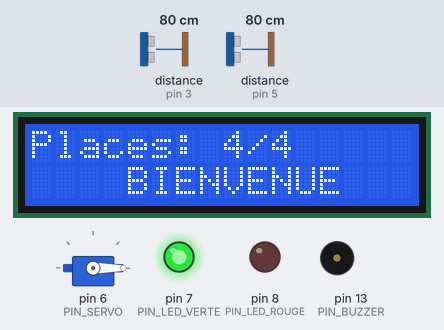
This sketch was run on a simulated Arduino Uno, built with avr-gcc and run on an emulated ATmega328P. Shown: servo, 16×2 character LCD, output pins drawn as LEDs (lit = HIGH), buzzer (waves = sounding, pin HIGH). Wiring (inferred from the names in the program): 2 × ultrasonic range finder: trigger pin 2, echo pin 3 / trigger pin 4, echo pin 5. Inputs (shaded band) come from the test bench; at power-on: distance to the obstacle (sensors on pin 3, pin 5) 80 cm. The echo pulse lasts 58.3 µs per cm; pins used as bus, display or sensor lines are not drawn.

Above: at 2.4 s.
2.5 s: distance to the obstacle (sensor on pin 3) set to 16 cm
4.0 s: distance to the obstacle (sensor on pin 3) set to 13 cm
At 4.36 s:
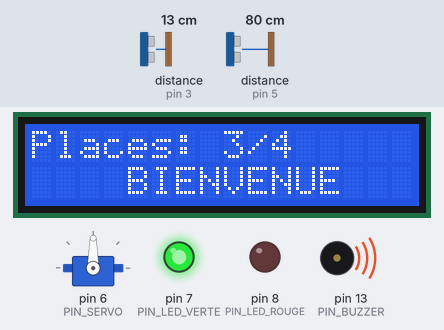
At 5.6 s:
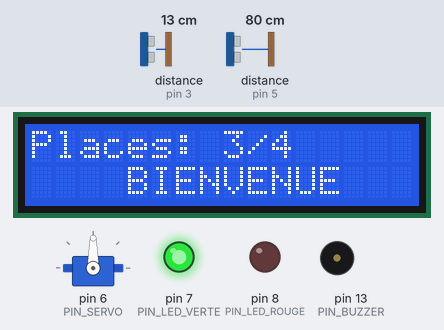
5.9 s: distance to the obstacle (sensor on pin 5) set to 2 cm
At 7.0 s:
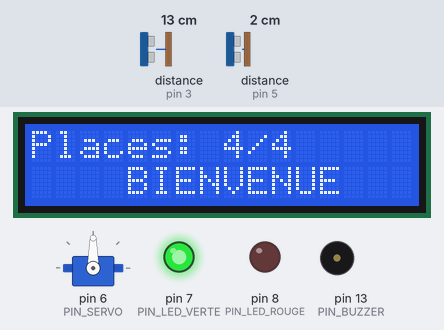
Timing chart, 0 to 8.9 s (numbered marks = the images above; inputs shaded):
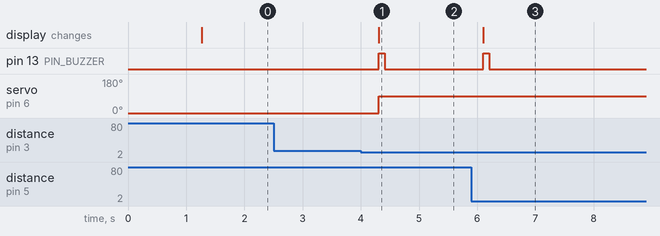

The sketch:

parking_intelligent.ino
```cpp
/*
  XLab IC - Parking intelligent a barriere automatique
  Carte : Arduino Uno (ATmega328P)
  Capteurs : 2 x HC-SR04 (entree, sortie) ; actionneur : servomoteur SG90
  Affichage : LCD 16x2 (LiquidCrystal, mode 4 bits) ; LED verte/rouge ; buzzer
*/
#include <Servo.h>
#include <LiquidCrystal.h>

// ---------- Brochage ----------
const uint8_t PIN_TRIG_ENTREE = 2;
const uint8_t PIN_ECHO_ENTREE = 3;
const uint8_t PIN_TRIG_SORTIE = 4;
const uint8_t PIN_ECHO_SORTIE = 5;
const uint8_t PIN_SERVO       = 6;
const uint8_t PIN_LED_VERTE   = 7;
const uint8_t PIN_LED_ROUGE   = 8;
const uint8_t PIN_BUZZER      = 13;
// LCD : RS, E, D4, D5, D6, D7 sur A0..A5
LiquidCrystal lcd(A0, A1, A2, A3, A4, A5);

// ---------- Parametres ----------
const uint8_t  PLACES_TOTAL        = 4;     // capacite du parking
const uint16_t DISTANCE_DETECTION  = 15;    // cm : vehicule present
const uint16_t DISTANCE_LIBRE      = 25;    // cm : zone degagee
const uint8_t  ANGLE_FERME         = 0;
const uint8_t  ANGLE_OUVERT        = 90;
const uint16_t DELAI_FERMETURE_MS  = 2000;  // zone libre avant fermeture
const uint16_t PERIODE_MESURE_MS   = 100;
const uint8_t  CONFIRMATIONS       = 3;     // mesures consecutives requises

// ---------- Etat ----------
Servo barriere;
uint8_t places = PLACES_TOTAL;
bool barriereOuverte = false;
unsigned long dernierMesure = 0;
unsigned long debutZoneLibre = 0;
uint8_t compteEntree = 0;
uint8_t compteSortie = 0;
bool entreeVerrou = false;   // evite de compter deux fois le meme vehicule
bool sortieVerrou = false;
unsigned long finBip = 0;

// Retourne la distance en cm (999 si pas d'echo)
uint16_t mesurerDistance(uint8_t trig, uint8_t echo) {
  digitalWrite(trig, LOW);
  delayMicroseconds(2);
  digitalWrite(trig, HIGH);
  delayMicroseconds(10);
  digitalWrite(trig, LOW);
  unsigned long duree = pulseIn(echo, HIGH, 25000UL);
  if (duree == 0) return 999;
  return (uint16_t)(duree / 58UL);
}

void afficher() {
  lcd.setCursor(0, 0);
  lcd.print(F("Places: "));
  lcd.print(places);
  lcd.print('/');
  lcd.print(PLACES_TOTAL);
  lcd.print(F("    "));
  lcd.setCursor(0, 1);
  lcd.print(places == 0 ? F(" PARKING COMPLET") : F("    BIENVENUE   "));  // 16 caracteres exactement
  digitalWrite(PIN_LED_VERTE, places > 0 ? HIGH : LOW);
  digitalWrite(PIN_LED_ROUGE, places == 0 ? HIGH : LOW);
}

void ouvrirBarriere() {
  if (!barriereOuverte) {
    barriere.write(ANGLE_OUVERT);
    barriereOuverte = true;
  }
  debutZoneLibre = 0;
}

void fermerBarriere() {
  barriere.write(ANGLE_FERME);
  barriereOuverte = false;
}

void bip(uint16_t ms) {
  digitalWrite(PIN_BUZZER, HIGH);
  finBip = millis() + ms;
}

void setup() {
  pinMode(PIN_TRIG_ENTREE, OUTPUT);
  pinMode(PIN_ECHO_ENTREE, INPUT);
  pinMode(PIN_TRIG_SORTIE, OUTPUT);
  pinMode(PIN_ECHO_SORTIE, INPUT);
  pinMode(PIN_LED_VERTE, OUTPUT);
  pinMode(PIN_LED_ROUGE, OUTPUT);
  pinMode(PIN_BUZZER, OUTPUT);
  barriere.attach(PIN_SERVO);
  barriere.write(ANGLE_FERME);
  lcd.begin(16, 2);
  lcd.print(F("XLab IC Parking"));
  delay(1200);
  lcd.clear();
  afficher();
}

void loop() {
  unsigned long maintenant = millis();

  if (finBip != 0 && (long)(maintenant - finBip) >= 0) {
    digitalWrite(PIN_BUZZER, LOW);
    finBip = 0;
  }

  if (maintenant - dernierMesure < PERIODE_MESURE_MS) return;
  dernierMesure = maintenant;

  uint16_t dEntree = mesurerDistance(PIN_TRIG_ENTREE, PIN_ECHO_ENTREE);
  delay(30);  // evite l'interference entre les deux capteurs
  uint16_t dSortie = mesurerDistance(PIN_TRIG_SORTIE, PIN_ECHO_SORTIE);

  // ----- Entree -----
  if (dEntree < DISTANCE_DETECTION) {
    if (compteEntree < CONFIRMATIONS) compteEntree++;
  } else {
    compteEntree = 0;
    if (dEntree > DISTANCE_LIBRE) entreeVerrou = false;
  }
  if (compteEntree >= CONFIRMATIONS && !entreeVerrou) {
    entreeVerrou = true;
    if (places > 0) {
      places--;
      ouvrirBarriere();
      bip(100);
      afficher();
    } else {
      bip(600);   // parking complet : barriere reste fermee
    }
  }

  // ----- Sortie -----
  if (dSortie < DISTANCE_DETECTION) {
    if (compteSortie < CONFIRMATIONS) compteSortie++;
  } else {
    compteSortie = 0;
    if (dSortie > DISTANCE_LIBRE) sortieVerrou = false;
  }
  if (compteSortie >= CONFIRMATIONS && !sortieVerrou) {
    sortieVerrou = true;
    if (places < PLACES_TOTAL) places++;
    ouvrirBarriere();
    bip(100);
    afficher();
  }

  // ----- Fermeture de la barriere quand les deux zones sont libres -----
  if (barriereOuverte) {
    bool libre = (dEntree > DISTANCE_LIBRE) && (dSortie > DISTANCE_LIBRE);
    if (libre) {
      if (debutZoneLibre == 0) debutZoneLibre = maintenant;
      if (maintenant - debutZoneLibre >= DELAI_FERMETURE_MS) {
        fermerBarriere();
        debutZoneLibre = 0;
      }
    } else {
      debutZoneLibre = 0;
    }
  }
}
```

Measured:
- the behaviour switches between 15 and 14 cm on distance to the obstacle (sensor on pin 3) (found by bisection; images 0 and 1)
- after the input at 2.5 s, every drawn part: stays the same
- after the input at 4.0 s, pin 13 (PIN_BUZZER): LOW → HIGH after 0.31 s, → LOW 0.10 s later; servo on pin 6 (PIN_SERVO): 0° → 90° after 0.31 s; the display: changes after 0.31 s (image 1)
- after the input at 5.9 s, pin 13 (PIN_BUZZER): LOW → HIGH after 0.20 s, → LOW 0.10 s later; the display: changes after 0.21 s (image 3)
